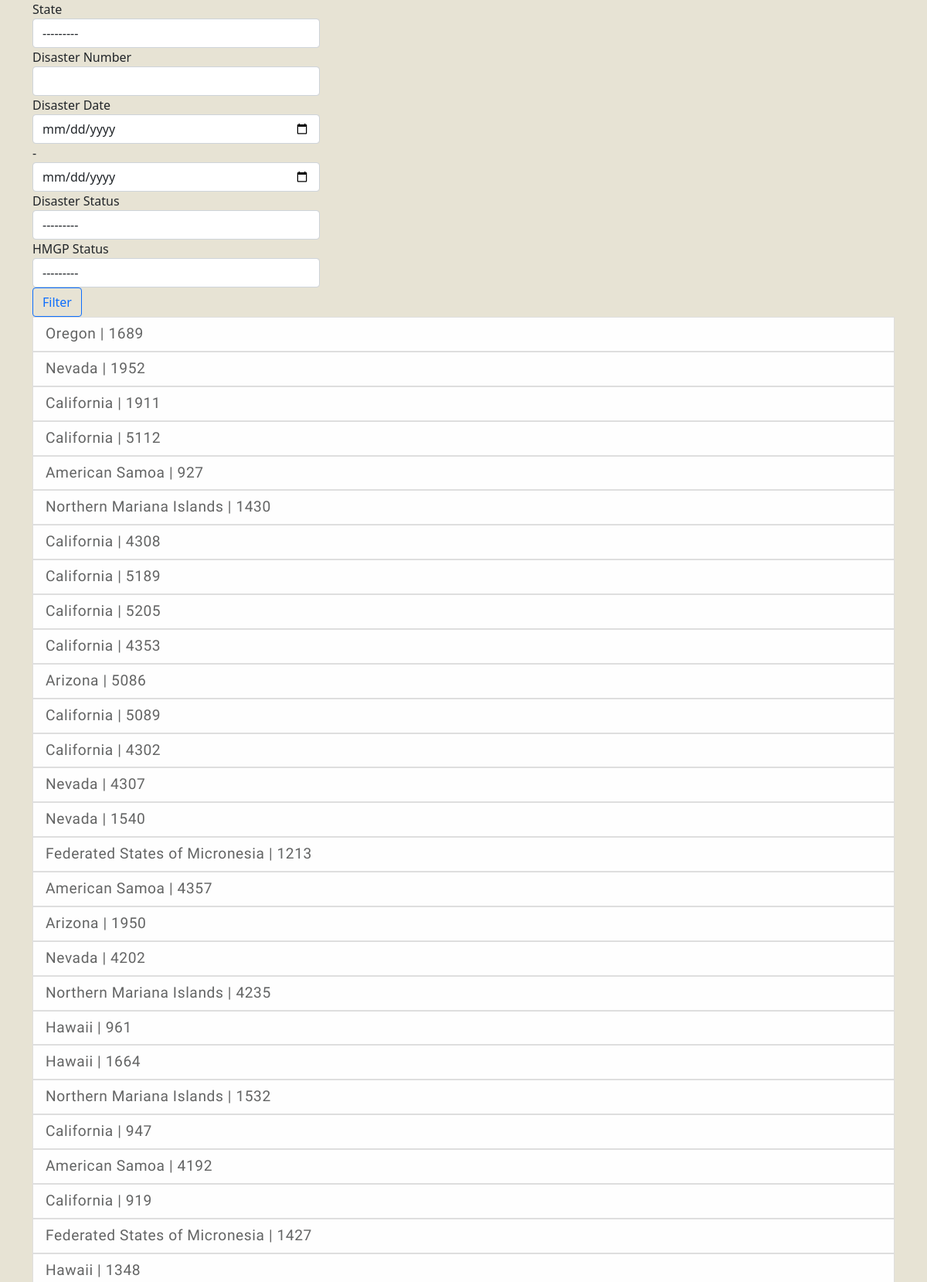
/disasterfilter (signed in, upper part), run on the app's committed database.
### ProjectManagementApp/models.py (models this page shows, shortened)
class Disasters(models.Model):
    disaster_number = models.CharField(max_length=10,blank=True,null=True)
    state = models.CharField(max_length=35,blank=True,null=True)
    declaration_date = models.DateField(blank=True,null=True)
    disaster_due_date_for_new_apps = models.DateField(blank=True,null=True)
    disaster_period_of_performance_end_date = models.DateField(blank=True,null=True)
    number_of_projects = models.CharField(max_length=7,blank=True,null=True)
    twelve_month_lock_in_amount = models.DecimalField(max_digits=12, decimal_places=2,blank=True,null=True)
    locked_in_ceiling_amount = models.DecimalField(max_digits=12, decimal_places=2,blank=True,null=True)
    mt_project_dollars_available = models.DecimalField(max_digits=12, decimal_places=2,blank=True,null=True)
    mt_federal_share_obligated = models.DecimalField(max_digits=12, decimal_places=2,blank=True,null=True)
    mt_dollars_available = models.DecimalField(max_digits=12, decimal_places=2,blank=True,null=True)
    projected_regular_amount = models.DecimalField(max_digits=12, decimal_places=2,blank=True,null=True)
    allocated_total_amount = models.DecimalField(max_digits=12, decimal_places=2,blank=True,null=True)
    number_of_approved_projects = models.CharField(max_length=7,blank=True,null=True)
    number_of_pending_projects = models.CharField(max_length=7,blank=True,null=True)
    projected_initiative_amount = models.DecimalField(max_digits=12, decimal_places=2,blank=True,null=True)
    projected_planning_amount = models.DecimalField(max_digits=12, decimal_places=2,blank=True,null=True)
    projected_recipient_management_costs = models.DecimalField(max_digits=12, decimal_places=2,blank=True,null=True)
    available_recipient_management_costs = models.DecimalField(max_digits=12, decimal_places=2,blank=True,null=True)
    projected_subrecipient_management_costs = models.DecimalField(max_digits=12, decimal_places=2,blank=True,null=True)
    available_subrecipient_management_costs = models.DecimalField(max_digits=12, decimal_places=2,blank=True,null=True)
    available_initiative_amount = models.DecimalField(max_digits=12, decimal_places=2, blank=True,null=True)
    available_planning_amount = models.DecimalField(max_digits=12, decimal_places=2,blank=True,null=True)
    disaster_closeout_status = models.CharField(max_length=25,blank=True,null=True)
    hmgp_closeout_status = models.CharField(max_length=25,blank=True,null=True)

### ProjectManagementApp/views.py (the view)
# urls.py: path('disasterfilter',views.disaster_search_view,name='filter'),
def disaster_search_view(request):
    disaster_list=Disasters.objects.all()
    state_filter=DisasterFilter(request.GET,queryset=disaster_list)
    disaster_number_filter=DisasterFilter(request.GET,queryset=disaster_list)
    disaster_filter=DisasterFilter(request.GET,queryset=disaster_list)
    return render(request,'disasterfilter.html',{'state_filter':state_filter,'disaster_number_filter':disaster_number_filter,'filter':disaster_filter})

### templates/disasterfilter.html (shortened to what this page needs)
{% extends "base.html" %}
{% load static %}
{% load crispy_forms_tags %}
{% block content %}
{% if user.is_authenticated %}
<div class="container">
    <form method="get">
        <div class="form-row">
            <div class="form-group col-sm-4">{{ filter.form|crispy }}</div>
        </div>
        <button class="btn btn-outline-primary input-group-append" type="submit">Filter</button>
    </form>
    <div class="row">
        {% for item in filter.qs %}
        <div class="paragraph list-item">
            <a href="{% url 'ProjectManagementApp:disastersdetails' item.pk %}"
                class="list-group-item list-group-item-action list-group-item-light">{{ item.state }} |
                {{ item.disaster_number }}</a>
        </div>
        {% endfor %}
    </div>
</div>
{% else %}
You must login first
{% endif %}
{% endblock %}

### static/styles.css (style rules this page uses)
html { background-color: #E7E3d4; }
.paragraph { color: black; font-family: 'Sora', sans-serif; font-size: 1.2em; line-height: 1.4em; letter-spacing: 0.03em; background-color: #E7E3d4; }

### data on the page
Disasters: state "Oregon", disaster_number "1689"
Disasters: state "Nevada", disaster_number "1952"
Disasters: state "California", disaster_number "1911"
Disasters: state "California", disaster_number "5112"
Disasters: state "American Samoa", disaster_number "927"
Disasters: state "Northern Mariana Islands", disaster_number "1430"
Disasters: state "California", disaster_number "4308"
Disasters: state "California", disaster_number "5189"
Disasters: state "California", disaster_number "5205"
Disasters: state "California", disaster_number "4353"
Disasters: state "Arizona", disaster_number "5086"
Disasters: state "California", disaster_number "5089"
Disasters: state "California", disaster_number "4302"
Disasters: state "Nevada", disaster_number "4307"
Disasters: state "Nevada", disaster_number "1540"
Disasters: state "Federated States of Micronesia", disaster_number "1213"
Disasters: state "American Samoa", disaster_number "4357"
Disasters: state "Arizona", disaster_number "1950"
Disasters: state "Nevada", disaster_number "4202"
Disasters: state "Northern Mariana Islands", disaster_number "4235"
Disasters: state "Hawaii", disaster_number "961"
Disasters: state "Hawaii", disaster_number "1664"
Disasters: state "Northern Mariana Islands", disaster_number "1532"
Disasters: state "California", disaster_number "947"
Disasters: state "American Samoa", disaster_number "4192"
Disasters: state "California", disaster_number "919"
Disasters: state "Federated States of Micronesia", disaster_number "1427"
Disasters: state "Hawaii", disaster_number "1348"
